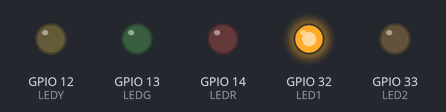
Bench run of a sketch on a simulated ESP32. Shown: output pins drawn as LEDs (lit = HIGH).

Above: at 0.05 s.
At 0.75 s:
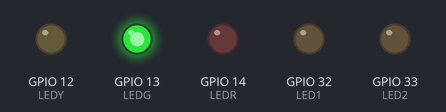
At 1.45 s:
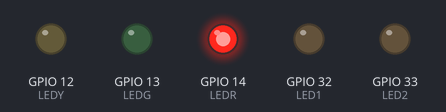
At 2.15 s:
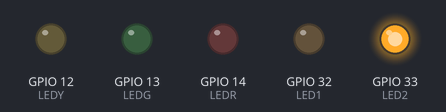
At 2.85 s:
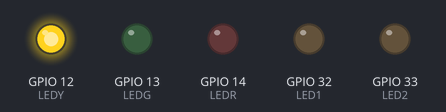
Timing chart, 0 to 3.1 s (numbered marks = the images above):
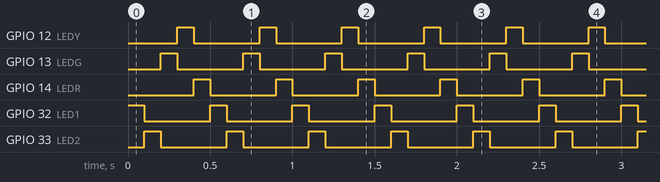

Measured:
- by itself, GPIO 12 (LEDY), GPIO 13 (LEDG), GPIO 14 (LEDR), GPIO 32 (LED1), GPIO 33 (LED2): alternates HIGH for 0.10 s and LOW for 0.40 s

The sketch:

LED_TST.ino
```cpp
#define LED1 32
#define LED2 33
const int LEDG = 13;
const int LEDY = 12;
const int LEDR = 14;

void setup() {
  Serial.begin(9600);
  pinMode(LED1, OUTPUT);
  pinMode(LED2, OUTPUT);
  pinMode(LEDG, OUTPUT);
  pinMode(LEDY, OUTPUT);
  pinMode(LEDR, OUTPUT);

}

void loop() {
  digitalWrite(LED1, HIGH);
  digitalWrite(LED2, LOW);
  delay(100);
  digitalWrite(LED1, LOW);
  digitalWrite(LED2, HIGH);
  delay(100);
  digitalWrite(LED1, LOW);
  digitalWrite(LED2, LOW);
  digitalWrite(LEDG, HIGH);
  digitalWrite(LEDY, LOW);
  digitalWrite(LEDR, LOW);
  delay(100);
  digitalWrite(LEDG, LOW);
  digitalWrite(LEDY, HIGH);
  digitalWrite(LEDR, LOW);
  delay(100);
  digitalWrite(LEDG, LOW);
  digitalWrite(LEDY, LOW);
  digitalWrite(LEDR, HIGH);
  delay(100);
  digitalWrite(LEDG, LOW);
  digitalWrite(LEDY, LOW);
  digitalWrite(LEDR, LOW);
}
```
